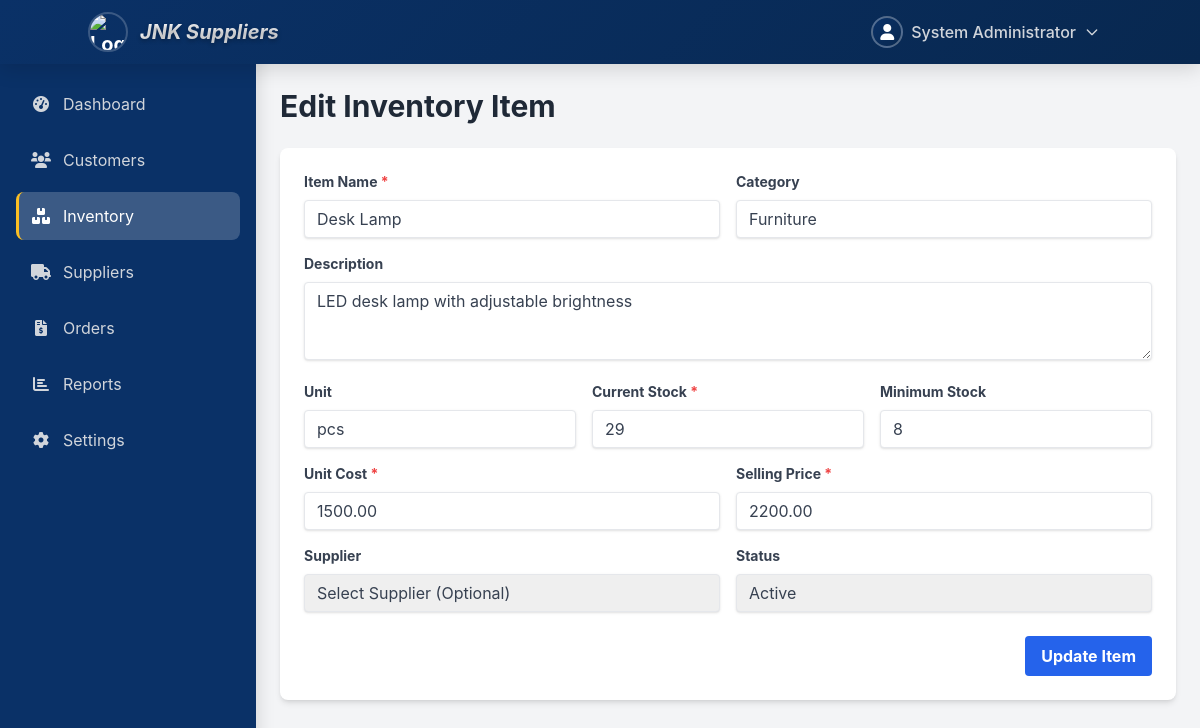
/inventory/edit-item.php?id=ITM004 (signed in), run on the app's committed database.
### tables this page shows
CREATE TABLE `inventory_items` (
  `id` int(11) NOT NULL,
  `item_id` varchar(20) NOT NULL,
  `name` varchar(100) NOT NULL,
  `description` text DEFAULT NULL,
  `category` varchar(50) DEFAULT NULL,
  `unit` varchar(20) DEFAULT 'pcs',
  `current_stock` int(11) DEFAULT 0,
  `minimum_stock` int(11) DEFAULT 10,
  `maximum_stock` int(11) DEFAULT 1000,
  `unit_cost` decimal(10,2) DEFAULT 0.00,
  `selling_price` decimal(10,2) DEFAULT 0.00,
  `supplier_id` varchar(20) DEFAULT NULL,
  `status` enum('active','inactive','discontinued') DEFAULT 'active',
  `created_at` timestamp NOT NULL DEFAULT current_timestamp(),
  `updated_at` timestamp NOT NULL DEFAULT current_timestamp() ON UPDATE current_timestamp()
);

### inventory/edit-item.php (the view, shortened to what this page needs)
<?php
$database = new Database();
$db = $database->getConnection();
$admin_info = ['name' => 'Guest'];
if (isset($_SESSION['admin_id'])) {
    $stmt = $db->prepare("SELECT name FROM admin WHERE id = :id");
    $stmt->bindParam(':id', $_SESSION['admin_id']);
    $stmt->execute();
    $admin_info = $stmt->fetch(PDO::FETCH_ASSOC);
}
$item = null;
$message = '';
if (isset($_GET['id'])) {
    $item_id = $_GET['id'];
    try {
        $stmt = $db->prepare("SELECT * FROM inventory_items WHERE item_id = :item_id LIMIT 1");
        $stmt->bindParam(':item_id', $item_id);
        $stmt->execute();
        $item = $stmt->fetch(PDO::FETCH_ASSOC);
    } catch (PDOException $e) {
        $message = 'Database error: ' . $e->getMessage();
        $message_type = 'error';
        error_log("Error fetching inventory item for edit: " . $e->getMessage());
    }
} else {
    $message = 'No item ID provided.';
    $message_type = 'error';
}
?>
<!DOCTYPE html>
<html lang="en">
<head>
    <script src="https://cdn.tailwindcss.com"></script>
    <link rel="stylesheet" href="https://cdnjs.cloudflare.com/ajax/libs/font-awesome/6.0.0-beta3/css/all.min.css">
</head>
<body class="bg-gray-100">
    <?php include __DIR__ . '/../component/navbar.php'; ?>
    <div class="flex">
        <?php include __DIR__ . '/../component/sidebar.php'; ?>
        <main class="flex-1">
            <h1 class="text-3xl font-bold text-gray-800 mb-6">Edit Inventory Item</h1>
            <?php if ($item): ?>
                <div class="bg-white p-6 rounded-lg shadow-md">
                    <form action="edit-item.php?id=<?php echo htmlspecialchars($item['item_id']); ?>" method="POST">
                        <div class="grid grid-cols-1 md:grid-cols-2 gap-4 mb-4">
                            <div>
                                <label for="name" class="block text-gray-700 text-sm font-bold mb-2">Item Name <span class="text-red-500">*</span></label>
                                <input type="text" id="name" name="name" required
                                       value="<?php echo htmlspecialchars($item['name']); ?>"
                                       class="shadow appearance-none border rounded w-full py-2 px-3 text-gray-700 leading-tight focus:outline-none focus:shadow-outline focus:border-blue-500">
                            </div>
                            <div>
                                <label for="category" class="block text-gray-700 text-sm font-bold mb-2">Category</label>
                                <input type="text" id="category" name="category"
                                       value="<?php echo htmlspecialchars($item['category'] ?? ''); ?>"
                                       class="shadow appearance-none border rounded w-full py-2 px-3 text-gray-700 leading-tight focus:outline-none focus:shadow-outline focus:border-blue-500">
                            </div>
                        </div>
                        <div class="mb-4">
                            <label for="description" class="block text-gray-700 text-sm font-bold mb-2">Description</label>
                            <textarea id="description" name="description" rows="3"
                                      class="shadow appearance-none border rounded w-full py-2 px-3 text-gray-700 leading-tight focus:outline-none focus:shadow-outline focus:border-blue-500"><?php echo htmlspecialchars($item['description'] ?? ''); ?></textarea>
                        </div>
                        <div class="grid grid-cols-1 md:grid-cols-3 gap-4 mb-4">
                            <div>
                                <label for="unit" class="block text-gray-700 text-sm font-bold mb-2">Unit</label>
                                <input type="text" id="unit" name="unit"
                                       value="<?php echo htmlspecialchars($item['unit']); ?>"
                                       class="shadow appearance-none border rounded w-full py-2 px-3 text-gray-700 leading-tight focus:outline-none focus:shadow-outline focus:border-blue-500">
                            </div>
                            <div>
                                <label for="current_stock" class="block text-gray-700 text-sm font-bold mb-2">Current Stock <span class="text-red-500">*</span></label>
                                <input type="number" id="current_stock" name="current_stock" required
                                       value="<?php echo htmlspecialchars($item['current_stock']); ?>" min="0"
                                       class="shadow appearance-none border rounded w-full py-2 px-3 text-gray-700 leading-tight focus:outline-none focus:shadow-outline focus:border-blue-500">
                            </div>
                            <div>
                                <label for="minimum_stock" class="block text-gray-700 text-sm font-bold mb-2">Minimum Stock</label>
                                <input type="number" id="minimum_stock" name="minimum_stock"
                                       value="<?php echo htmlspecialchars($item['minimum_stock']); ?>" min="0"
                                       class="shadow appearance-none border rounded w-full py-2 px-3 text-gray-700 leading-tight focus:outline-none focus:shadow-outline focus:border-blue-500">
                            </div>
                        </div>
                        <div class="grid grid-cols-1 md:grid-cols-2 gap-4 mb-4">
                            <div>
                                <label for="unit_cost" class="block text-gray-700 text-sm font-bold mb-2">Unit Cost <span class="text-red-500">*</span></label>
                                <input type="number" id="unit_cost" name="unit_cost" required step="0.01"
                                       value="<?php echo htmlspecialchars($item['unit_cost']); ?>" min="0"
                                       class="shadow appearance-none border rounded w-full py-2 px-3 text-gray-700 leading-tight focus:outline-none focus:shadow-outline focus:border-blue-500">
                            </div>
                            <div>
                                <label for="selling_price" class="block text-gray-700 text-sm font-bold mb-2">Selling Price <span class="text-red-500">*</span></label>
                                <input type="number" id="selling_price" name="selling_price" required step="0.01"
                                       value="<?php echo htmlspecialchars($item['selling_price']); ?>" min="0"
                                       class="shadow appearance-none border rounded w-full py-2 px-3 text-gray-700 leading-tight focus:outline-none focus:shadow-outline focus:border-blue-500">
                            </div>
                        </div>
                        <div class="grid grid-cols-1 md:grid-cols-2 gap-4 mb-6">
                            <div>
                                <label for="supplier_id" class="block text-gray-700 text-sm font-bold mb-2">Supplier</label>
                                <select id="supplier_id" name="supplier_id"
                                        class="shadow appearance-none border rounded w-full py-2 px-3 text-gray-700 leading-tight focus:outline-none focus:shadow-outline focus:border-blue-500">
                                    <option value="">Select Supplier (Optional)</option>
                                </select>
                            </div>
                            <div>
                                <label for="status" class="block text-gray-700 text-sm font-bold mb-2">Status</label>
                                <select id="status" name="status"
                                        class="shadow appearance-none border rounded w-full py-2 px-3 text-gray-700 leading-tight focus:outline-none focus:shadow-outline focus:border-blue-500">
                                    <option value="active" <?php echo ($item['status'] === 'active') ? 'selected' : ''; ?>>Active</option>
                                </select>
                            </div>
                        </div>
                        <div class="flex items-center justify-end">
                            <button type="submit"
                                    class="bg-blue-600 hover:bg-blue-700 text-white font-bold py-2 px-4 rounded focus:outline-none focus:shadow-outline">
                                Update Item
                            </button>
                        </div>
                    </form>
                </div>
            <?php elseif (!$message): ?>
                <p class="text-gray-600 text-center">Loading item data...</p>
            <?php endif; ?>
        </main>
    </div>
</body>
</html>

### component/navbar.php (shortened to what this page needs)
<nav class="header-nav header-shadow bg-primary text-white p-2 fixed w-full top-0 z-50">
    <div class="container mx-auto flex justify-between items-center">
        <a href="/dashboard.php" class="logo-container flex items-center text-xl font-bold">
            <img src="https://nutrinexas.shop/logo.svg" alt="Logo" class="logo-img h-10 w-10 mr-3 rounded-full">
            <span class="company-name italic">JNK Suppliers</span>
        </a>
        <div class="relative">
            <button id="userMenuButton" class="user-menu-button flex items-center text-gray-300 hover:text-white focus:outline-none">
                <div class="user-avatar w-8 h-8 rounded-full flex items-center justify-center mr-2">
                    <i class="fas fa-user text-white"></i>
                </div>
                <span class="font-medium"><?php echo htmlspecialchars($admin_info['name'] ?? 'Guest'); ?></span>
                <svg class="dropdown-arrow w-4 h-4 ml-2" fill="none" stroke="currentColor" viewBox="0 0 24 24">
                    <path stroke-linecap="round" stroke-linejoin="round" stroke-width="2"
                           d="M19 9l-7 7-7-7"></path>
                </svg>
            </button>
        </div>
    </div>
</nav>
<script src="../assets/js/tailwind.config.js"> </script>
<link rel="stylesheet" href="https://cdnjs.cloudflare.com/ajax/libs/font-awesome/6.0.0-beta3/css/all.min.css">

### inventory/edit-item.php (style rules this page uses)
body { font-family: 'Inter', sans-serif; }
main { margin-left: 16rem; margin-top: 4rem; padding: 1.5rem; }

### component/navbar.php (style rules this page uses)
.header-nav { background: linear-gradient(135deg, #0A3167 0%, #082850 100%); backdrop-filter: blur(10px); }
.logo-container { transition: transform 0.3s ease; }
.logo-img { border: 2px solid rgba(255, 255, 255, 0.2); }
.company-name { background: linear-gradient(45deg, #ffffff, #e5e7eb); -webkit-background-clip: text; -webkit-text-fill-color: transparent; background-clip: text; text-shadow: 0 2px 4px rgba(0, 0, 0, 0.3); }
.user-menu-button { transition: all 0.3s ease; border-radius: 12px; padding: 8px 12px; position: relative; overflow: hidden; }
.user-menu-button::before { content: ''; position: absolute; top: 0; left: -100%; width: 100%; height: 100%; background: linear-gradient(90deg, transparent, rgba(255,255,255,0.1), transparent); transition: left 0.6s ease; }
.user-avatar { background: linear-gradient(135deg, #0A3167, #082850); border: 2px solid rgba(255, 255, 255, 0.3); transition: all 0.3s ease; }
.dropdown-arrow { transition: transform 0.3s ease; }
.header-shadow { box-shadow: 0 4px 20px rgba(0, 0, 0, 0.15); }

### data on the page
inventory_items: name "Desk Lamp", category "Furniture", description "LED desk lamp with adjustable brightness", unit "pcs", current_stock "29", minimum_stock "8", unit_cost "1500.00", selling_price "2200.00", status "Active"

### other printed values
$admin_info['name'] "System Administrator"
